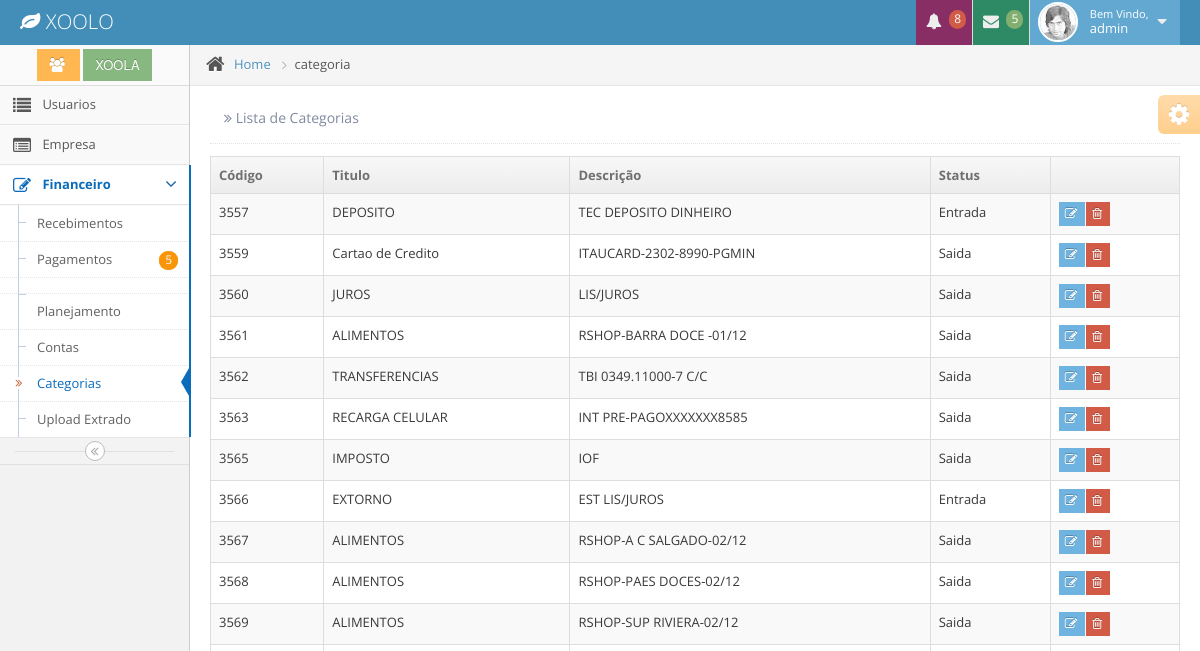
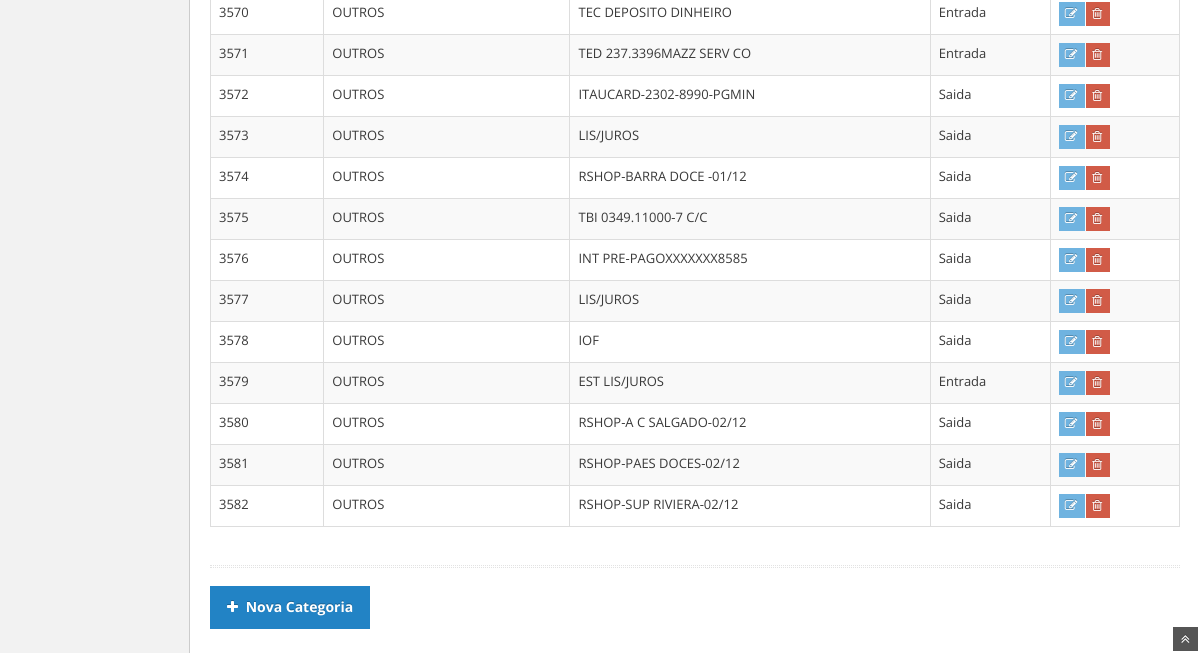
The app's page /categoria/ (signed in), older data (2 pictures, top to bottom).
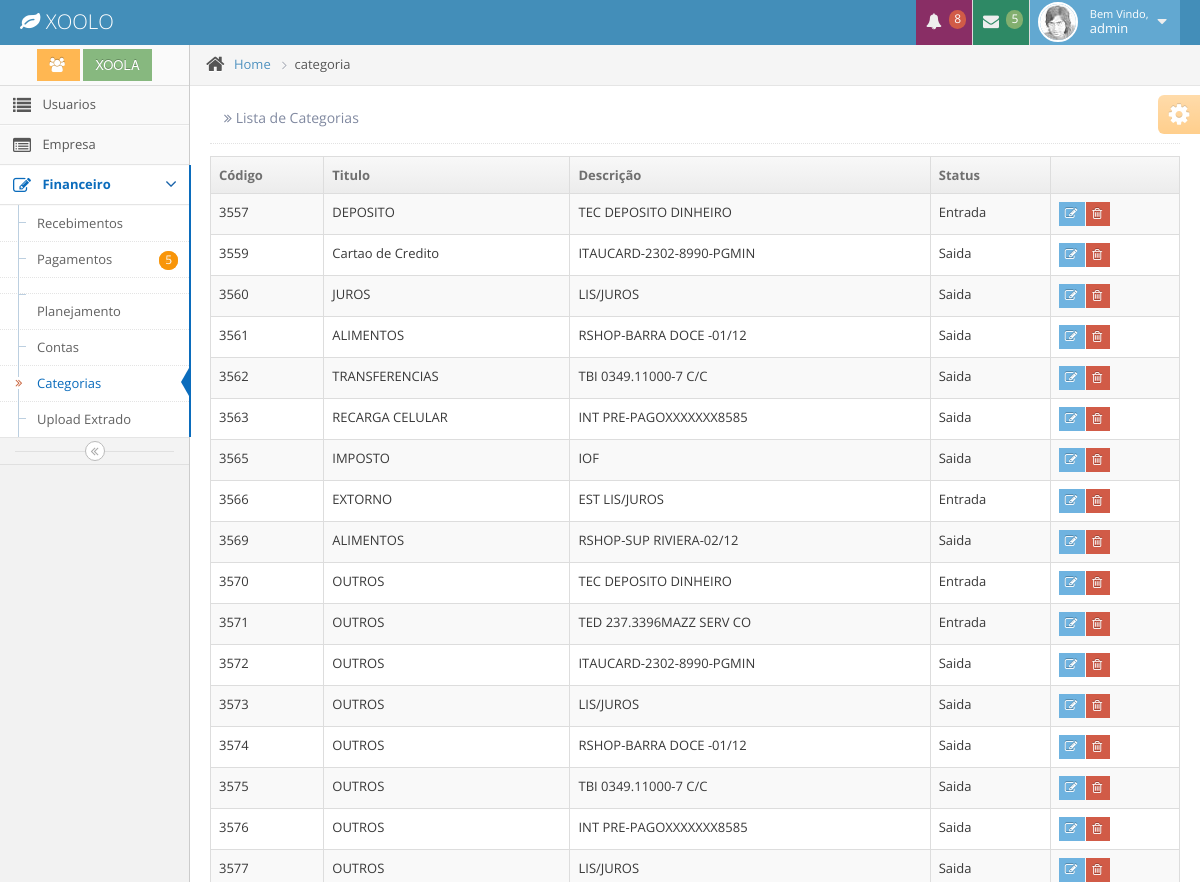
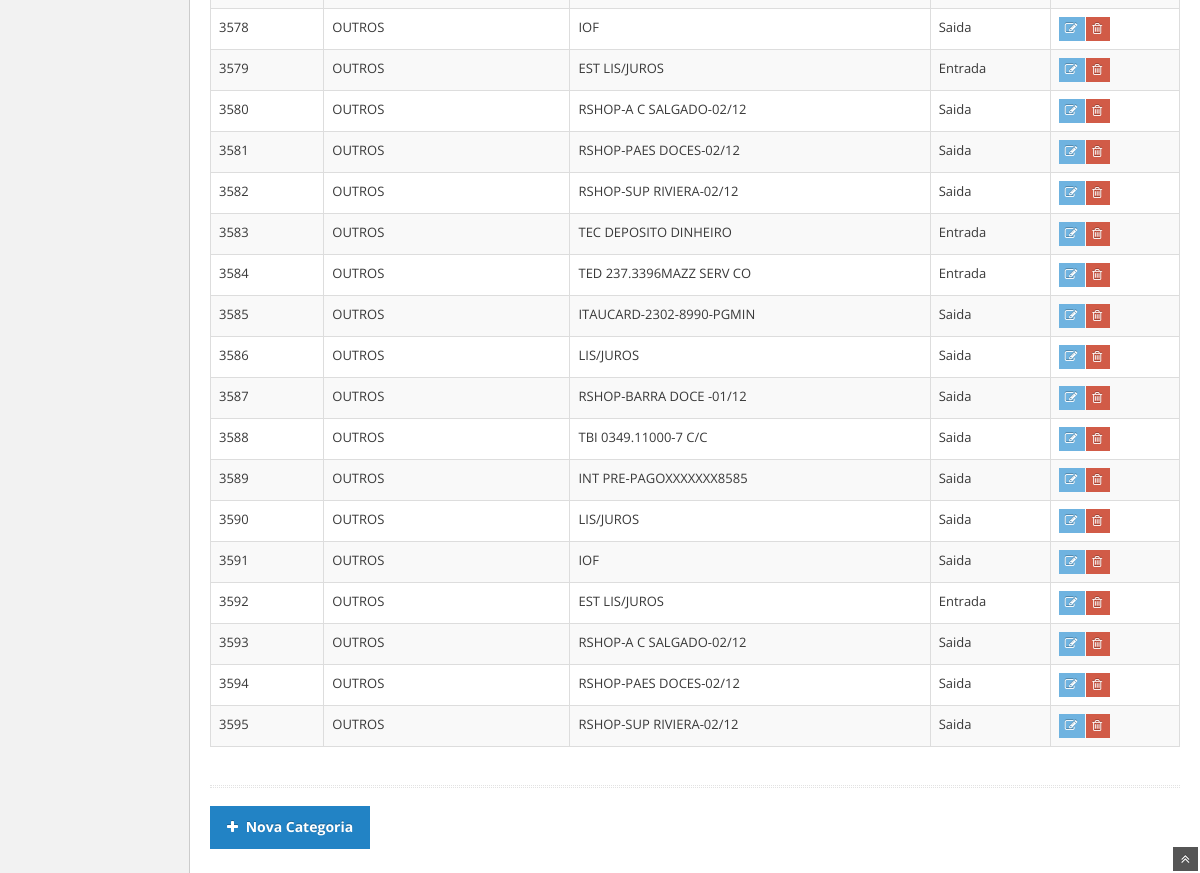
The same page, newer data (2 pictures, top to bottom).
### app/model/__init__.py (models this page shows, shortened)
class Usuario(db.Model,UserMixin):
      id            = db.Column(db.Integer, primary_key=True)
      nome          = db.Column(db.String(100), index=True)
      sobrenome     = db.Column(db.String(255), index=True)
      email         = db.Column(db.String(100), unique=True, index=True)
      password      = db.Column(db.String(100), index=True)
      login         = db.Column(db.String(100))
      empresa_id    = db.Column(db.Integer, db.ForeignKey('empresa.id'))
      date_created  = db.Column(db.DateTime)
      date_modified = db.Column(db.DateTime)

class Empresa(db.Model):
      id            = db.Column(db.Integer, primary_key=True)
      nome          = db.Column(db.String(100), index=True)
      nome_resp     = db.Column(db.String(100), index=True)
      email         = db.Column(db.String(100), index=True)
      telegram      = db.Column(db.String(100), index=True)
      Usuario       = db.relationship('Usuario', backref='empresa', lazy='dynamic')
      Movimentacao  = db.relationship('Movimentacao', backref='empresa', lazy='dynamic')
      Categoria     = db.relationship('Categoria', backref='empresa', lazy='dynamic')
      Conta         = db.relationship('Conta', backref='empresa', lazy='dynamic')
      date_created  = db.Column(db.DateTime)
      date_modified = db.Column(db.DateTime)

class Categoria(db.Model):
      id            = db.Column(db.Integer, primary_key=True)
      titulo        = db.Column(db.String(100), index=True)
      descricao     = db.Column(db.String(255), index=True)
      status        = db.Column(db.Integer)
      empresa_id    = db.Column(db.Integer, db.ForeignKey('empresa.id'))
      Movimentacao  = db.relationship('Movimentacao', backref='categoria', lazy='dynamic')
      Planejamento  = db.relationship('Planejamento', backref='categoria', lazy='dynamic')
      date_created  = db.Column(db.DateTime)
      date_modified = db.Column(db.DateTime)

### app/controllers/categoria/controllers.py (the view)
@categoria.route('/index')
@categoria.route('/')
@login_required
def index():
    session['tela'] = "categoria"
    todos = Categoria.query.filter(Categoria.empresa_id == session['empresa'] ).all()
    return render_template('categoria/index.html',title='Lista de Categorias',todos=todos)

### app/__init__.py (called while the page is built)
@app.context_processor
def utility_processor():
    def formatar_dinheiro(value):
        if type(value) == str:
           value = int(value)
        valor = format_decimal(value, format='#.##,##;(#)')
        return "R$ {}".format(valor)
    return dict(formatar_dinheiro=formatar_dinheiro)

### app/controllers/auth/controllers.py (called while the page is built)
@login_manager.user_loader
def user_loader(user_id):
    return Usuario.query.get(user_id)

### app/controllers/categoria/controllers.py (called while the page is built)
@categoria.context_processor
def dados():
    empresa = Empresa.query.get(session['empresa'])
    usuario = Usuario.query.get(current_user.id)
    return dict(empresa=empresa.nome, usuario = usuario.nome)

### app/templates/categoria/index.html (shortened to what this page needs)
{% extends "layout/base.html" %}
{% block content %}
          <div class="row-fluid">
            <div class="span12">
              <div class="row-fluid">
                <div class="span12">
                  <table id="sample-table-1" class="table table-striped table-bordered table-hover">
                     <thead>
                        <tr>
                          <th> Código </th>
                          <th> Titulo </th>
                          <th> Descrição </th>
                          <th> Status </th>
                          <th> </th>
                       </tr>
                      </thead>
                      <tbody>
                        {% for categoria in todos %}
                          <tr>
                             <td> {{categoria.id}}</td>
                             <td> {{categoria.titulo}} </td>
                             <td> {{categoria.descricao}}</td>
                             {% if categoria.status == 0 %}
                             <td> Entrada </td>
                             {% else %}
                             <td> Saida </td>
                             {% endif %}
                             <td>
                                <div class="hidden-phone visible-desktop btn-group">
                                     <a class="btn btn-mini btn-info" href="{{url_for('categoria.edit', cat_id=categoria.id)}}">
                                         <i class="icon-edit bigger-120">   </i>
                                     </a>
                                     <a class="btn btn-mini btn-danger" href="{{url_for('categoria.delete', cat_id=categoria.id)}}">
                                        <i class="icon-trash bigger-120"></i>
                                     </a>
                                </div>
                             </td>
                          </tr>
                        {% endfor %}
                      </tbody>
             </table>
                </div>
              </div>
              <div class="hr hr-18 dotted hr-double"></div>
                           <div class="left">
                      <a href="{{url_for('categoria.new')}}" class="btn btn-primary">
                        <i class="icon-plus"></i>
                        <strong>Nova Categoria</strong>
                      </a>
                    </div>
            </div>
          </div>
        </div>
        <div class="ace-settings-container" id="ace-settings-container">
          <div class="btn btn-app btn-mini btn-warning ace-settings-btn" id="ace-settings-btn">
            <i class="icon-cog bigger-150"></i>
          </div>
        </div>
      </div>
    </div>
    <a href="#" id="btn-scroll-up" class="btn-scroll-up btn btn-small btn-inverse">
      <i class="icon-double-angle-up icon-only bigger-110"></i>
    </a>
{% endblock %}

### app/templates/layout/base.html (shortened to what this page needs)
<!DOCTYPE html>
<html lang="en">
   <head>
        <link rel="stylesheet" media="screen" href="{{ url_for('static', filename='css/bootstrap.min.css') }}">
        <link rel="stylesheet" media="screen" href="{{ url_for('static', filename='css/bootstrap-responsive.min.css') }}">
        <link rel="stylesheet" media="screen" href="{{ url_for('static', filename='css/xoola.css') }}">
        <link rel="stylesheet" media="screen" href="{{ url_for('static', filename='css/font-awesome.min.css') }}">
        <link rel="stylesheet" media="screen" href="{{ url_for('static', filename='css/pagina.css') }}">
        <link rel="stylesheet"                href="{{ url_for('static', filename='css/daterangepicker.css' )}}" />
		<link rel="stylesheet" href="../static/css/jquery-ui-1.10.3.custom.min.css" />
		<link rel="stylesheet" href="../static/css/chosen.css" />
		<link rel="stylesheet" href="../static/css/datepicker.css" />
		<link rel="stylesheet" href="../static/css/bootstrap-timepicker.css" />
		<link rel="stylesheet" href="../static/css/daterangepicker.css" />
		<link rel="stylesheet" href="../static/css/colorpicker.css" />
		<link rel="stylesheet" href="../static/css/ace.min.css" />
		<link rel="stylesheet" href="../static/css/ace-responsive.min.css" />
		<link rel="stylesheet" href="../static/css/ace-skins.min.css" />
        <link rel="stylesheet" media="screen" href="{{ url_for('static', filename='css/ace.min.css') }}">
        <link rel="stylesheet" media="screen" href="{{ url_for('static', filename='css/ace-responsive.min.css') }}">
        <link rel="stylesheet" media="screen" href="{{ url_for('static', filename='css/ace-skins.min.css') }}">
  </head>
  <body>
		<div class="navbar">
			<div class="navbar-inner">
				<div class="container-fluid">
					<a href="#" class="brand">
						<small>
							<i class="icon-leaf"></i>
							XOOLO
						</small>
					</a>
					<ul class="nav ace-nav pull-right">
						<li class="purple">
							<a data-toggle="dropdown" class="dropdown-toggle" href="#">
								<i class="icon-bell-alt icon-animated-bell"></i>
								<span class="badge badge-important">8</span>
							</a>
						</li>
						<li class="green">
							<a data-toggle="dropdown" class="dropdown-toggle" href="#">
								<i class="icon-envelope icon-animated-vertical"></i>
								<span class="badge badge-success">5</span>
							</a>
						</li>
						<li class="light-blue">
							<a data-toggle="dropdown" href="#" class="dropdown-toggle">
								<img class="nav-user-photo" src="{{url_for('static', filename='avatars/user.jpg')}}" alt="Jason's Photo" />
								<span class="user-info">
									<small>Bem Vindo,</small>
									{{usuario}}
								</span>
								<i class="icon-caret-down"></i>
							</a>
						</li>
					</ul>
				</div>
			</div>
		</div>
		<div class="main-container container-fluid">
			<div class="sidebar" id="sidebar">
				<div class="sidebar-shortcuts" id="sidebar-shortcuts">
					<div class="sidebar-shortcuts-large" id="sidebar-shortcuts-large">
						<button class="btn btn-small btn-warning">
							<i class="icon-group"></i>
						</button>
						<button class="btn btn-small btn-success ">
							{{empresa }}
						</button>
					</div>
				</div>
				<ul class="nav nav-list">
		      {% if current_user.id == 1 %}
					{% if session['tela'] == "usuario" %}
					<li class='active'>
               {% else %}
               <li>
               {% endif %}
						<a href="{{url_for('usuario.index')}}">
							<i class="icon-list"></i>
							<span class="menu-text"> Usuarios </span>
						</a>
					</li>
              {% if session['tela'] == "empresa" %}
					<li class='active'>
               {% else %}
               <li>
               {% endif %}
						<a href="{{url_for('empresa.index')}}">
							<i class="icon-list-alt"></i>
							<span class="menu-text"> Empresa </span>
						</a>
					</li>
             {% endif %}
                    {% if   session['tela'] == 'conta'         or
                            session['tela'] == 'entrada'       or
                            session['tela'] == 'saida'         or
                            session['tela'] == 'relatorio'     or
                            session['tela'] == 'categoria'     or
                            session['tela'] == 'pesquisa'
                    %}
					<li class="active open">
					{% else %}
					<li>
					{% endif %}
						<a href="#" class="dropdown-toggle">
							<i class="icon-edit"></i>
							<span class="menu-text"> Financeiro </span>
							<b class="arrow icon-angle-down"></b>
						</a>
                        <ul class="submenu">
						{% if session['tela'] == 'entrada' %}
						<li class='active'>
						{% else %}
						<li>
						{% endif %}
							<a href="{{url_for('movimentacao.index', mov_id=0)}}">
								Recebimentos
							</a>
						</li>
						{% if session['tela'] == 'saida' %}
						<li class='active'>
						{% else %}
						<li>
						{% endif %}
							<a href="{{url_for('movimentacao.index',mov_id=1)}}">
 									<span class="menu-text">
								Pagamentos
								      <span class="badge badge-warning">4</span>
								      <span class="badge badge-warning">5</span>
							</span>
						</li>
						{% if session['tela'] == 'planejamento' %}
						<li class='active'>
						{% else %}
						<li>
						{% endif %}
								<a href="{{url_for('planejamento.index')}}">
									Planejamento
								</a>
							</li>
						{% if session['tela'] == 'conta' %}
						<li class='active'>
						{% else %}
						<li>
						{% endif %}
						<a href="{{url_for('conta.index')}}">
							Contas
						</a>
						</li>
						{% if session['tela'] == 'categoria' %}
						<li class='active'>
						{% else %}
						<li>
						{% endif %}
						<a href="{{url_for('categoria.index')}}">
							<i class="icon-double-angle-right"></i>
							Categorias
						</a>
						</li>
						{% if session['tela'] == 'upload' %}
						<li class='active'>
						{% else %}
						<li>
						{% endif %}
						<a href="{{url_for('upload.index')}}">
									Upload Extrado
								</a>
							</li>
						</ul>
					</li>
				</ul>
				<div class="sidebar-collapse" id="sidebar-collapse">
					<i class="icon-double-angle-left"></i>
				</div>
			</div>
			<div class="main-content">
				<div class="breadcrumbs" id="breadcrumbs">
					<ul class="breadcrumb">
						<li>
							<i class="icon-home home-icon"></i>
							<a href="#">Home</a>
							<span class="divider">
								<i class="icon-angle-right arrow-icon"></i>
							</span>
						</li>
						<li class="active">{{session['tela']}}</li>
					</ul>
				</div>
				<div class="page-content">
					<div class="page-header position-relative">
						<h1>
							<small>
								<i class="icon-double-angle-right"></i>
								{{ title }}
							</small>
						</h1>
					</div>
    {% block content %}
    {% endblock %}
	</body>
</html>

Row changes from the older to the newer data that the page shows:
removed Categoria: id "3567", titulo "ALIMENTOS", descricao "RSHOP-A C SALGADO-02/12", status "Saida"
removed Categoria: id "3568", titulo "ALIMENTOS", descricao "RSHOP-PAES DOCES-02/12", status "Saida"
added Categoria: id "3583", titulo "OUTROS", descricao "TEC DEPOSITO DINHEIRO", status "Entrada"
added Categoria: id "3584", titulo "OUTROS", descricao "TED 237.3396MAZZ SERV CO", status "Entrada"
added Categoria: id "3585", titulo "OUTROS", descricao "ITAUCARD-2302-8990-PGMIN", status "Saida"
added Categoria: id "3586", titulo "OUTROS", descricao "LIS/JUROS", status "Saida"
added Categoria: id "3587", titulo "OUTROS", descricao "RSHOP-BARRA DOCE -01/12", status "Saida"
added Categoria: id "3588", titulo "OUTROS", descricao "TBI 0349.11000-7 C/C", status "Saida"
added Categoria: id "3589", titulo "OUTROS", descricao "INT PRE-PAGOXXXXXXX8585", status "Saida"
added Categoria: id "3590", titulo "OUTROS", descricao "LIS/JUROS", status "Saida"
added Categoria: id "3591", titulo "OUTROS", descricao "IOF", status "Saida"
added Categoria: id "3592", titulo "OUTROS", descricao "EST LIS/JUROS", status "Entrada"
added Categoria: id "3593", titulo "OUTROS", descricao "RSHOP-A C SALGADO-02/12", status "Saida"
added Categoria: id "3594", titulo "OUTROS", descricao "RSHOP-PAES DOCES-02/12", status "Saida"
added Categoria: id "3595", titulo "OUTROS", descricao "RSHOP-SUP RIVIERA-02/12", status "Saida"
